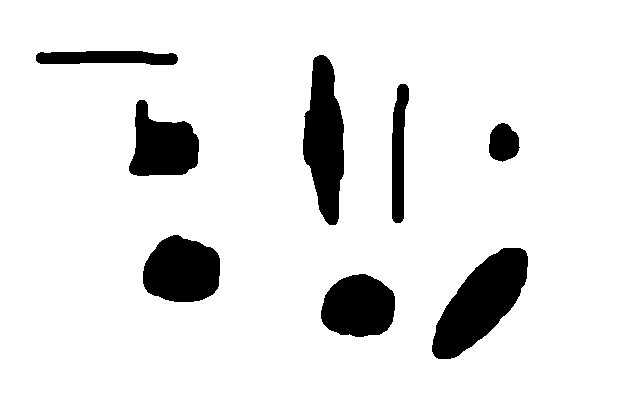
#> input picture exercises/02_shape_based_object_classification/input/shapes.png, 640 x 400 px
$ python ex03circleFinder.py
#> lines starting #> are read from the running program, lines starting #| are printed output that depends on the picture; after the words box and inside, x2 and y2 are one past the last pixel; in counts of white or black regions, pixels touching at a corner belong together
import cv2
import random

def main():
    filename = '../input/shapes.png'
    image = cv2.imread(filename)
#> image is the input picture: shape (400, 640, 3); min 0, max 255, mean 229.1
    image_grey = cv2.cvtColor(image, cv2.COLOR_BGR2GRAY)

    contours, hierarchy = cv2.findContours(image_grey, cv2.RETR_TREE, cv2.CHAIN_APPROX_SIMPLE)
#> contours = 9 contours; largest, box (x1, y1, x2, y2) and area: (0, 0, 640, 400) 254961, (431, 247, 529, 360) 5868, (302, 54, 345, 226) 4910, (142, 234, 221, 303) 4187, (320, 273, 396, 338) 3790

    cv2.namedWindow("Display Image", cv2.WINDOW_AUTOSIZE)
    cv2.imshow("Display Image", image_grey)

    drawing = 0 * image
#> drawing: shape (400, 640, 3); every value is 0
    random.seed(12345)
    for idx, contour in enumerate(contours):
        perimeter = cv2.arcLength(contours[idx], 1)
        area = cv2.contourArea(contours[idx], True)
        if area < 0:
            continue
        compactness = perimeter * perimeter / (4 * 3.141592 * area)
        print(f'Perimeter:   {perimeter:8.3f}')
        print(f'Area:        {area:8.3f}')
        print(f'Compactness: {area:8.3f}')

        color = (random.randint(0, 255), random.randint(0, 255), random.randint(0, 255))
        if compactness < 1.4:
            cv2.drawContours(drawing, contours, idx, color, 3, 8, hierarchy, 0)
        else:
            cv2.drawContours(drawing, contours, idx, color, 1, 8, hierarchy, 0)
#> this loop made 9 passes
#> (perimeter, area, compactness, color) on passes 2 to 9: (234.9, 3790.5, 1.16, (213, 5, 152)), (335.4, 5867.5, 1.53, (188, 99, 138)), (247.5, 4187, 1.16, (223, 82, 191)), (119.4, 954, 1.19, (63, 221, 133)), (271.5, 3661, 1.6, (89, 95, 181)), (300.8, 1775, 4.06, (46, 211, 85)), (388.1, 4910.5, 2.44, (75, 105, 39)), (306.8, 1787, 4.19, (97, 174, 164))
#> (contour, perimeter, area) on pass 1: ([[0, 0], [0, 399], [639, 399], [639, 0]], 2076, -254961)
#> (printed output is left out)
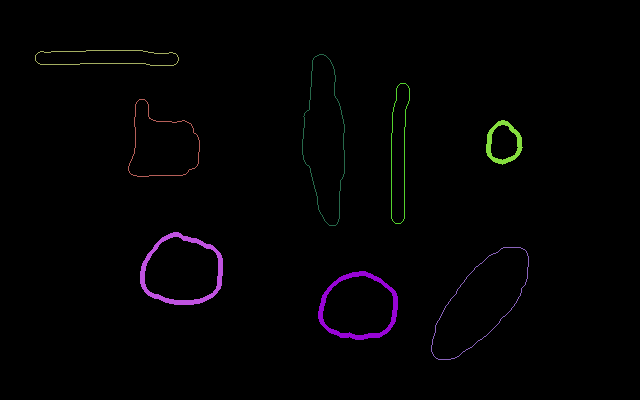
#> drawing: shape (400, 640, 3); mean B, G, R 2.5, 1.6, 2.3

    cv2.namedWindow("Contours", cv2.WINDOW_AUTOSIZE)
    cv2.imshow("Contours", drawing)
    cv2.waitKey(-1)

main()
